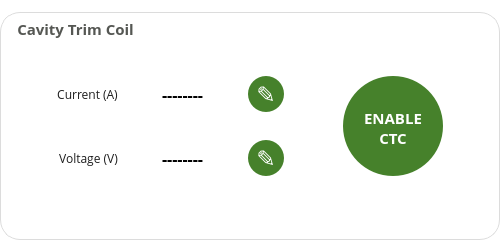
         <widget class="QGroupBox" name="rigol2_group">
          <property name="enabled">
           <bool>true</bool>
          </property>
          <property name="sizePolicy">
           <sizepolicy hsizetype="Expanding" vsizetype="Expanding">
            <horstretch>0</horstretch>
            <verstretch>0</verstretch>
           </sizepolicy>
          </property>
          <property name="minimumSize">
           <size>
            <width>500</width>
            <height>170</height>
           </size>
          </property>
          <property name="maximumSize">
           <size>
            <width>10000</width>
            <height>10000</height>
           </size>
          </property>
          <property name="font">
           <font>
            <family>Open Sans</family>
            <pointsize>11</pointsize>
            <weight>75</weight>
            <bold>true</bold>
           </font>
          </property>
          <property name="styleSheet">
           <string notr="true">QGroupBox {
/*border: 1px solid rgb(180, 180, 180);*/
border: none;
background: white;
border-radius: 20px;
margin-top: 12px;
border: 1px solid rgb(220,220,220);
}

QGroupBox::title {
subcontrol-origin: margin;
/*left: 20px;*/
padding: 0px 3px;
left: 12px;
top: 18px;
color: rgb(85, 87, 83);
}

QGroupBox::title:disabled {
color: rgb(180,180,180);
}</string>
          </property>
          <property name="title">
           <string>Cavity Trim Coil</string>
          </property>
          <layout class="QGridLayout" name="gridLayout_5" rowstretch="8,0,1,0,8">
           <property name="horizontalSpacing">
            <number>15</number>
           </property>
           <item row="3" column="3">
            <widget class="QPushButton" name="trim_volt_button">
             <property name="minimumSize">
              <size>
               <width>36</width>
               <height>36</height>
              </size>
             </property>
             <property name="maximumSize">
              <size>
               <width>100000</width>
               <height>36</height>
              </size>
             </property>
             <property name="font">
              <font>
               <family>Open Sans</family>
               <pointsize>17</pointsize>
              </font>
             </property>
             <property name="styleSheet">
              <string notr="true">QPushButton:hover:pressed {
	background-color: qlineargradient(x1: 0, y1: 0, x2: 0, y2: 1, stop: 0 #2f5b12, stop: 1 #2f5b12);
}

QPushButton {
	background-color: qlineargradient(x1: 0, y1: 0, x2: 0, y2: 1, stop: 0 #46812B, stop: 1 #46812B);
	border: none;
	border-radius: 18px;
	color: white;
	height: 36px;
	width: 36px;
}

QPushButton:hover {
	background-color: qlineargradient(x1: 0, y1: 0, x2: 0, y2: 1, stop: 0 #407527, stop: 1 #407527);
}

QPushButton:disabled {
	background-color: qlineargradient(x1: 0, y1: 0, x2: 0, y2: 1, stop: 0 rgb(181, 181, 181), stop: 1 rgb(181, 181, 181));
}</string>
             </property>
             <property name="text">
              <string>✎</string>
             </property>
            </widget>
           </item>
           <item row="1" column="3">
            <widget class="QPushButton" name="trim_curr_button">
             <property name="minimumSize">
              <size>
               <width>36</width>
               <height>36</height>
              </size>
             </property>
             <property name="maximumSize">
              <size>
               <width>100000</width>
               <height>36</height>
              </size>
             </property>
             <property name="font">
              <font>
               <family>Open Sans</family>
               <pointsize>17</pointsize>
              </font>
             </property>
             <property name="styleSheet">
              <string notr="true">QPushButton:hover:pressed {
	background-color: qlineargradient(x1: 0, y1: 0, x2: 0, y2: 1, stop: 0 #2f5b12, stop: 1 #2f5b12);
}

QPushButton {
	background-color: qlineargradient(x1: 0, y1: 0, x2: 0, y2: 1, stop: 0 #46812B, stop: 1 #46812B);
	border: none;
	border-radius: 18px;
	color: white;
	height: 36px;
	width: 36px;
}

QPushButton:hover {
	background-color: qlineargradient(x1: 0, y1: 0, x2: 0, y2: 1, stop: 0 #407527, stop: 1 #407527);
}

QPushButton:disabled {
	background-color: qlineargradient(x1: 0, y1: 0, x2: 0, y2: 1, stop: 0 rgb(181, 181, 181), stop: 1 rgb(181, 181, 181));
}</string>
             </property>
             <property name="text">
              <string>✎</string>
             </property>
            </widget>
           </item>
           <item row="3" column="1" alignment="Qt::AlignRight">
            <widget class="QLabel" name="label_7">
             <property name="font">
              <font>
               <family>Open Sans</family>
               <pointsize>9</pointsize>
              </font>
             </property>
             <property name="styleSheet">
              <string notr="true">QLabel{ background: none; color: rgb(30,30,30); }
QLabel:disabled{ color: rgb(180,180,180); }</string>
             </property>
             <property name="text">
              <string>Voltage (V)</string>
             </property>
             <property name="alignment">
              <set>Qt::AlignCenter</set>
             </property>
            </widget>
           </item>
           <item row="1" column="1" alignment="Qt::AlignRight">
            <widget class="QLabel" name="label_23">
             <property name="font">
              <font>
               <family>Open Sans</family>
               <pointsize>9</pointsize>
              </font>
             </property>
             <property name="styleSheet">
              <string notr="true">QLabel{ background: none; color: rgb(30,30,30); }
QLabel:disabled{ color: rgb(180,180,180); }</string>
             </property>
             <property name="text">
              <string>Current (A)</string>
             </property>
             <property name="alignment">
              <set>Qt::AlignCenter</set>
             </property>
            </widget>
           </item>
           <item row="3" column="2" alignment="Qt::AlignHCenter">
            <widget class="QLineEdit" name="trim_volt_edit">
             <property name="minimumSize">
              <size>
               <width>100</width>
               <height>36</height>
              </size>
             </property>
             <property name="maximumSize">
              <size>
               <width>100</width>
               <height>36</height>
              </size>
             </property>
             <property name="font">
              <font>
               <family>Open Sans</family>
               <pointsize>12</pointsize>
               <weight>75</weight>
               <bold>true</bold>
              </font>
             </property>
             <property name="styleSheet">
              <string notr="true">QLineEdit { height: 34px; border-radius: 17px; border: none; background: white; color: black; }
QLineEdit:disabled { color: white; }
</string>
             </property>
             <property name="text">
              <string>--------</string>
             </property>
             <property name="alignment">
              <set>Qt::AlignCenter</set>
             </property>
             <property name="readOnly">
              <bool>true</bool>
             </property>
            </widget>
           </item>
           <item row="4" column="2">
            <spacer name="verticalSpacer_22">
             <property name="orientation">
              <enum>Qt::Vertical</enum>
             </property>
             <property name="sizeHint" stdset="0">
              <size>
               <width>20</width>
               <height>40</height>
              </size>
             </property>
            </spacer>
           </item>
           <item row="0" column="2">
            <spacer name="verticalSpacer_5">
             <property name="orientation">
              <enum>Qt::Vertical</enum>
             </property>
             <property name="sizeHint" stdset="0">
              <size>
               <width>20</width>
               <height>40</height>
              </size>
             </property>
            </spacer>
           </item>
           <item row="2" column="2">
            <spacer name="verticalSpacer_21">
             <property name="orientation">
              <enum>Qt::Vertical</enum>
             </property>
             <property name="sizeHint" stdset="0">
              <size>
               <width>20</width>
               <height>40</height>
              </size>
             </property>
            </spacer>
           </item>
           <item row="1" column="5" rowspan="3">
            <widget class="QPushButton" name="rigol2_hv_button">
             <property name="minimumSize">
              <size>
               <width>100</width>
               <height>100</height>
              </size>
             </property>
             <property name="maximumSize">
              <size>
               <width>100</width>
               <height>100</height>
              </size>
             </property>
             <property name="font">
              <font>
               <family>Open Sans</family>
               <pointsize>11</pointsize>
               <weight>75</weight>
               <bold>true</bold>
              </font>
             </property>
             <property name="styleSheet">
              <string notr="true">QPushButton:hover:pressed {
	background-color: qlineargradient(x1: 0, y1: 0, x2: 0, y2: 1, stop: 0 rgb(47, 91, 18), stop: 1 rgb(47, 91, 18));
}

QPushButton {
	background-color: qlineargradient(x1: 0, y1: 0, x2: 0, y2: 1, stop: 0 #46812B, stop: 1 #46812B);
	border: none;
	color: white;
	border-radius: 50px;
	padding-top: 3px;
}

QPushButton:hover {
	background-color: qlineargradient(x1: 0, y1: 0, x2: 0, y2: 1, stop: 0 #407527, stop: 1 #407527);
}

QPushButton:disabled {
	background-color: qlineargradient(x1: 0, y1: 0, x2: 0, y2: 1, stop: 0 rgb(181, 181, 181), stop: 1 rgb(181, 181, 181));
}</string>
             </property>
             <property name="text">
              <string>ENABLE
CTC</string>
             </property>
            </widget>
           </item>
           <item row="1" column="4">
            <spacer name="horizontalSpacer_18">
             <property name="orientation">
              <enum>Qt::Horizontal</enum>
             </property>
             <property name="sizeHint" stdset="0">
              <size>
               <width>40</width>
               <height>20</height>
              </size>
             </property>
            </spacer>
           </item>
           <item row="1" column="6">
            <spacer name="horizontalSpacer_19">
             <property name="orientation">
              <enum>Qt::Horizontal</enum>
             </property>
             <property name="sizeType">
              <enum>QSizePolicy::Expanding</enum>
             </property>
             <property name="sizeHint" stdset="0">
              <size>
               <width>40</width>
               <height>20</height>
              </size>
             </property>
            </spacer>
           </item>
           <item row="1" column="2" alignment="Qt::AlignHCenter">
            <widget class="QLineEdit" name="trim_curr_edit">
             <property name="minimumSize">
              <size>
               <width>100</width>
               <height>36</height>
              </size>
             </property>
             <property name="maximumSize">
              <size>
               <width>100</width>
               <height>36</height>
              </size>
             </property>
             <property name="font">
              <font>
               <family>Open Sans</family>
               <pointsize>12</pointsize>
               <weight>75</weight>
               <bold>true</bold>
              </font>
             </property>
             <property name="styleSheet">
              <string notr="true">QLineEdit { height: 34px; border-radius: 17px; border: none; background: white; color: black; }
QLineEdit:disabled { color: white; }
</string>
             </property>
             <property name="text">
              <string>--------</string>
             </property>
             <property name="alignment">
              <set>Qt::AlignCenter</set>
             </property>
             <property name="readOnly">
              <bool>true</bool>
             </property>
            </widget>
           </item>
           <item row="1" column="0">
            <spacer name="horizontalSpacer_17">
             <property name="orientation">
              <enum>Qt::Horizontal</enum>
             </property>
             <property name="sizeHint" stdset="0">
              <size>
               <width>40</width>
               <height>20</height>
              </size>
             </property>
            </spacer>
           </item>
          </layout>
         </widget>
